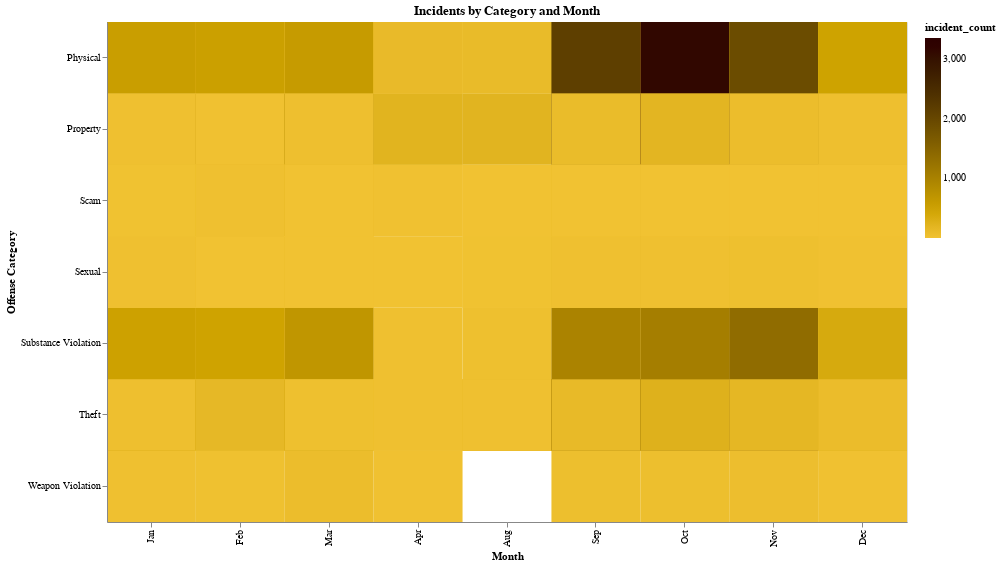

Notebook code for this chart:
### Code cell
# offenses = ['Physical', 'Property', 'Scam', 'Sexual', 'Substance Violation',
#        'Theft', 'Weapon Violation']


    



crimes = df.groupby(['incident_month','offense_name'])['incident_count'].sum().reset_index()
crimes['offense_name'] = crimes['offense_name'].map(offense_groups)



mos = {1:'Jan',2:'Feb',3:'Mar',4:'Apr',8:'Aug',9:'Sep',
      10:'Oct',11:'Nov',12:'Dec'}
crimes['incident_month'] = crimes['incident_month'].map(mos)




crimes = crimes[(crimes['offense_name'].isna()== False) & 
                (crimes['offense_name'] != 'Animal Cruelty')] 

test = alt.Chart(crimes).mark_rect().encode(
    x=alt.X('incident_month:O', title="Month",
           sort=['Jan','Feb','Mar','Apr','Aug','Sep','Oct','Nov','Dec']),
    y=alt.Y('offense_name:O',
           title='Offense Category'),
    color=alt.Color('incident_count:Q',
                    scale=alt.Scale(range=['#f1c232','#000000'])
                   )
)



test.properties(width=800,height=500, title="Incidents by Category and Month")

### Figure 1 — Vega-Lite specification as saved in the notebook (floating-point values rounded to 4 significant figures; data arrays with more than 128 entries replaced by an {"elided": "..."} marker saying what was removed)
{"config": {"view": {"continuousWidth": 400, "continuousHeight": 300}}, "data": {"name": "data-2c9a6bfddb3ea5684dd9bb031dcfbb59"}, "mark": "rect", "encoding": {"color": {"type": "quantitative", "field": "incident_count", "scale": {"range": ["#f1c232", "#000000"]}}, "x": {"type": "ordinal", "field": "incident_month", "sort": ["Jan", "Feb", "Mar", "Apr", "Aug", "Sep", "Oct", "Nov", "Dec"], "title": "Month"}, "y": {"type": "ordinal", "field": "offense_name", "title": "Offense Category"}}, "height": 500, "title": "Incidents by Category and Month", "width": 800, "$schema": "https://vega.github.io/schema/vega-lite/v4.8.1.json", "datasets": {"data-2c9a6bfddb3ea5684dd9bb031dcfbb59": {"elided": "247 records"}}}
